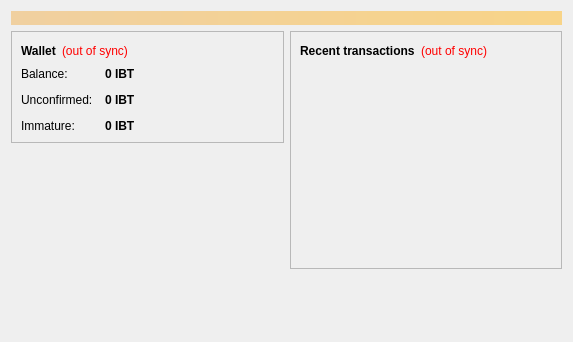
<?xml version="1.0" encoding="UTF-8"?>
<ui version="4.0">
 <class>OverviewPage</class>
 <widget class="QWidget" name="OverviewPage">
  <property name="geometry">
   <rect>
    <x>0</x>
    <y>0</y>
    <width>573</width>
    <height>342</height>
   </rect>
  </property>
  <property name="windowTitle">
   <string>Form</string>
  </property>
  <layout class="QVBoxLayout" name="topLayout">
   <item>
    <widget class="QLabel" name="labelAlerts">
     <property name="visible">
      <bool>false</bool>
     </property>
     <property name="styleSheet">
      <string notr="true">background-color: qlineargradient(x1: 0, y1: 0, x2: 1, y2: 0, stop:0 #F0D0A0, stop:1 #F8D488); color:#000000;</string>
     </property>
     <property name="wordWrap">
      <bool>true</bool>
     </property>
     <property name="margin">
      <number>3</number>
     </property>
    </widget>
   </item>
   <item>
    <layout class="QHBoxLayout" name="horizontalLayout" stretch="1,1">
     <item>
      <layout class="QVBoxLayout" name="verticalLayout_2">
       <item>
        <widget class="QFrame" name="frame">
         <property name="frameShape">
          <enum>QFrame::StyledPanel</enum>
         </property>
         <property name="frameShadow">
          <enum>QFrame::Raised</enum>
         </property>
         <layout class="QVBoxLayout" name="verticalLayout_4">
          <item>
           <layout class="QHBoxLayout" name="horizontalLayout_4">
            <item>
             <widget class="QLabel" name="label_5">
              <property name="font">
               <font>
                <weight>75</weight>
                <bold>true</bold>
               </font>
              </property>
              <property name="text">
               <string>Wallet</string>
              </property>
             </widget>
            </item>
            <item>
             <widget class="QLabel" name="labelWalletStatus">
              <property name="toolTip">
               <string>The displayed information may be out of date. Your wallet automatically synchronizes with the IBTMaxcoin network after a connection is established, but this process has not completed yet.</string>
              </property>
              <property name="styleSheet">
               <string notr="true">QLabel { color: red; }</string>
              </property>
              <property name="text">
               <string notr="true">(out of sync)</string>
              </property>
              <property name="alignment">
               <set>Qt::AlignLeading|Qt::AlignLeft|Qt::AlignVCenter</set>
              </property>
             </widget>
            </item>
            <item>
             <spacer name="horizontalSpacer_2">
              <property name="orientation">
               <enum>Qt::Horizontal</enum>
              </property>
              <property name="sizeHint" stdset="0">
               <size>
                <width>40</width>
                <height>20</height>
               </size>
              </property>
             </spacer>
            </item>
           </layout>
          </item>
          <item>
           <layout class="QFormLayout" name="formLayout_2">
            <property name="fieldGrowthPolicy">
             <enum>QFormLayout::AllNonFixedFieldsGrow</enum>
            </property>
            <property name="horizontalSpacing">
             <number>12</number>
            </property>
            <property name="verticalSpacing">
             <number>12</number>
            </property>
            <item row="0" column="0">
             <widget class="QLabel" name="label">
              <property name="text">
               <string>Balance:</string>
              </property>
             </widget>
            </item>
            <item row="0" column="1">
             <widget class="QLabel" name="labelBalance">
              <property name="font">
               <font>
                <weight>75</weight>
                <bold>true</bold>
               </font>
              </property>
              <property name="cursor">
               <cursorShape>IBeamCursor</cursorShape>
              </property>
              <property name="toolTip">
               <string>Your current balance</string>
              </property>
              <property name="text">
               <string notr="true">0 IBT</string>
              </property>
              <property name="textInteractionFlags">
               <set>Qt::LinksAccessibleByMouse|Qt::TextSelectableByKeyboard|Qt::TextSelectableByMouse</set>
              </property>
             </widget>
            </item>
            <item row="1" column="0">
             <widget class="QLabel" name="label_3">
              <property name="text">
               <string>Unconfirmed:</string>
              </property>
             </widget>
            </item>
            <item row="1" column="1">
             <widget class="QLabel" name="labelUnconfirmed">
              <property name="font">
               <font>
                <weight>75</weight>
                <bold>true</bold>
               </font>
              </property>
              <property name="cursor">
               <cursorShape>IBeamCursor</cursorShape>
              </property>
              <property name="toolTip">
               <string>Total of transactions that have yet to be confirmed, and do not yet count toward the current balance</string>
              </property>
              <property name="text">
               <string notr="true">0 IBT</string>
              </property>
              <property name="textInteractionFlags">
               <set>Qt::LinksAccessibleByMouse|Qt::TextSelectableByKeyboard|Qt::TextSelectableByMouse</set>
              </property>
             </widget>
            </item>
            <item row="2" column="0">
             <widget class="QLabel" name="labelImmatureText">
              <property name="text">
               <string>Immature:</string>
              </property>
             </widget>
            </item>
            <item row="2" column="1">
             <widget class="QLabel" name="labelImmature">
              <property name="font">
               <font>
                <weight>75</weight>
                <bold>true</bold>
               </font>
              </property>
              <property name="toolTip">
               <string>Mined balance that has not yet matured</string>
              </property>
              <property name="text">
               <string notr="true">0 IBT</string>
              </property>
              <property name="textInteractionFlags">
               <set>Qt::LinksAccessibleByMouse|Qt::TextSelectableByKeyboard|Qt::TextSelectableByMouse</set>
              </property>
             </widget>
            </item>
           </layout>
          </item>
         </layout>
        </widget>
       </item>
       <item>
        <spacer name="verticalSpacer">
         <property name="orientation">
          <enum>Qt::Vertical</enum>
         </property>
         <property name="sizeHint" stdset="0">
          <size>
           <width>20</width>
           <height>40</height>
          </size>
         </property>
        </spacer>
       </item>
      </layout>
     </item>
     <item>
      <layout class="QVBoxLayout" name="verticalLayout_3">
       <item>
        <widget class="QFrame" name="frame_2">
         <property name="frameShape">
          <enum>QFrame::StyledPanel</enum>
         </property>
         <property name="frameShadow">
          <enum>QFrame::Raised</enum>
         </property>
         <layout class="QVBoxLayout" name="verticalLayout">
          <item>
           <layout class="QHBoxLayout" name="horizontalLayout_2">
            <item>
             <widget class="QLabel" name="label_4">
              <property name="text">
               <string>&lt;b&gt;Recent transactions&lt;/b&gt;</string>
              </property>
             </widget>
            </item>
            <item>
             <widget class="QLabel" name="labelTransactionsStatus">
              <property name="toolTip">
               <string>The displayed information may be out of date. Your wallet automatically synchronizes with the IBTMaxcoin network after a connection is established, but this process has not completed yet.</string>
              </property>
              <property name="styleSheet">
               <string notr="true">QLabel { color: red; }</string>
              </property>
              <property name="text">
               <string notr="true">(out of sync)</string>
              </property>
              <property name="alignment">
               <set>Qt::AlignRight|Qt::AlignTrailing|Qt::AlignVCenter</set>
              </property>
             </widget>
            </item>
            <item>
             <spacer name="horizontalSpacer">
              <property name="orientation">
               <enum>Qt::Horizontal</enum>
              </property>
              <property name="sizeHint" stdset="0">
               <size>
                <width>40</width>
                <height>20</height>
               </size>
              </property>
             </spacer>
            </item>
           </layout>
          </item>
          <item>
           <widget class="QListView" name="listTransactions">
            <property name="styleSheet">
             <string notr="true">QListView { background: transparent; }</string>
            </property>
            <property name="frameShape">
             <enum>QFrame::NoFrame</enum>
            </property>
            <property name="verticalScrollBarPolicy">
             <enum>Qt::ScrollBarAlwaysOff</enum>
            </property>
            <property name="horizontalScrollBarPolicy">
             <enum>Qt::ScrollBarAlwaysOff</enum>
            </property>
            <property name="selectionMode">
             <enum>QAbstractItemView::NoSelection</enum>
            </property>
           </widget>
          </item>
         </layout>
        </widget>
       </item>
       <item>
        <spacer name="verticalSpacer_2">
         <property name="orientation">
          <enum>Qt::Vertical</enum>
         </property>
         <property name="sizeHint" stdset="0">
          <size>
           <width>20</width>
           <height>40</height>
          </size>
         </property>
        </spacer>
       </item>
      </layout>
     </item>
    </layout>
   </item>
  </layout>
 </widget>
 <resources/>
 <connections/>
</ui>
